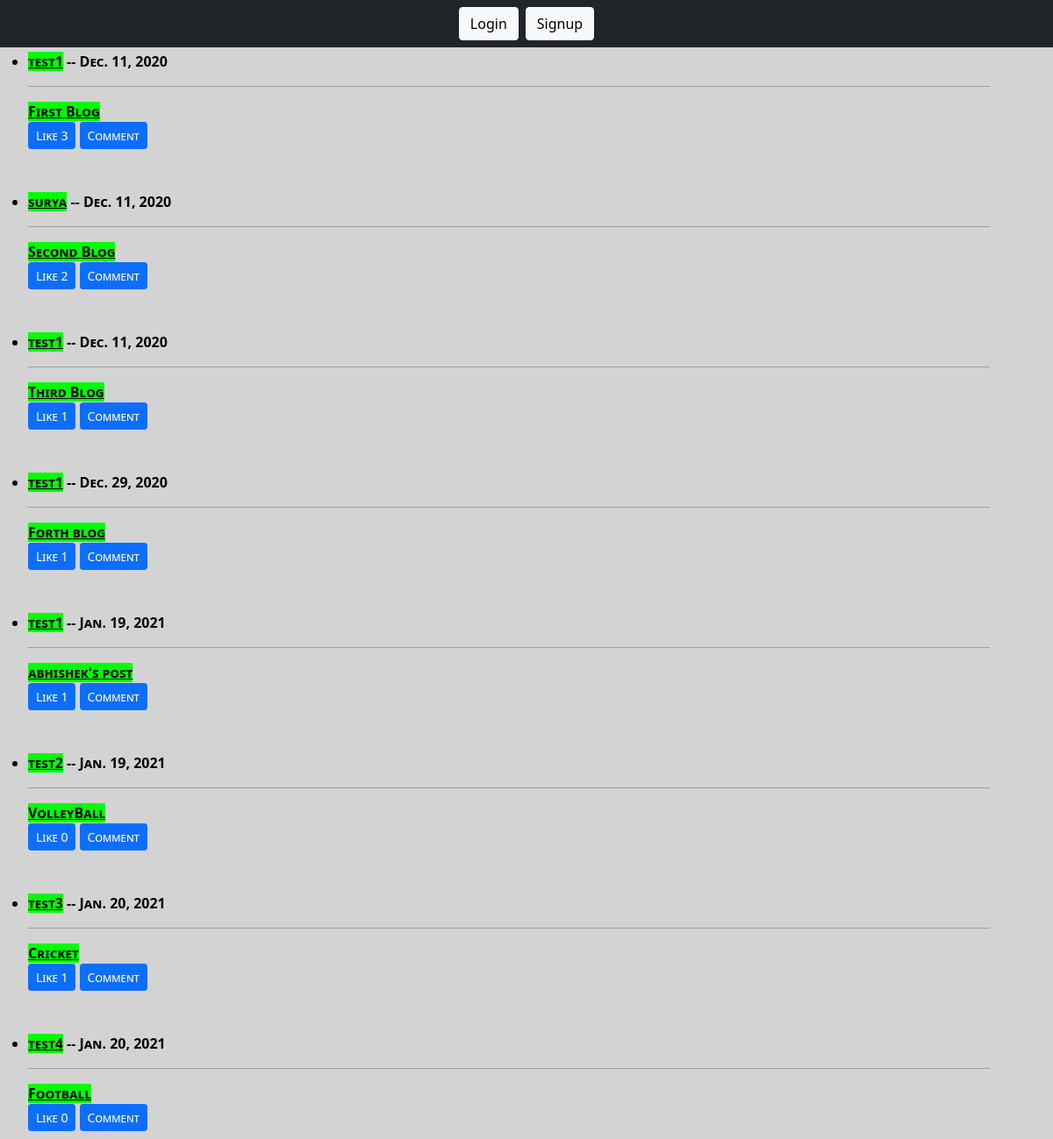
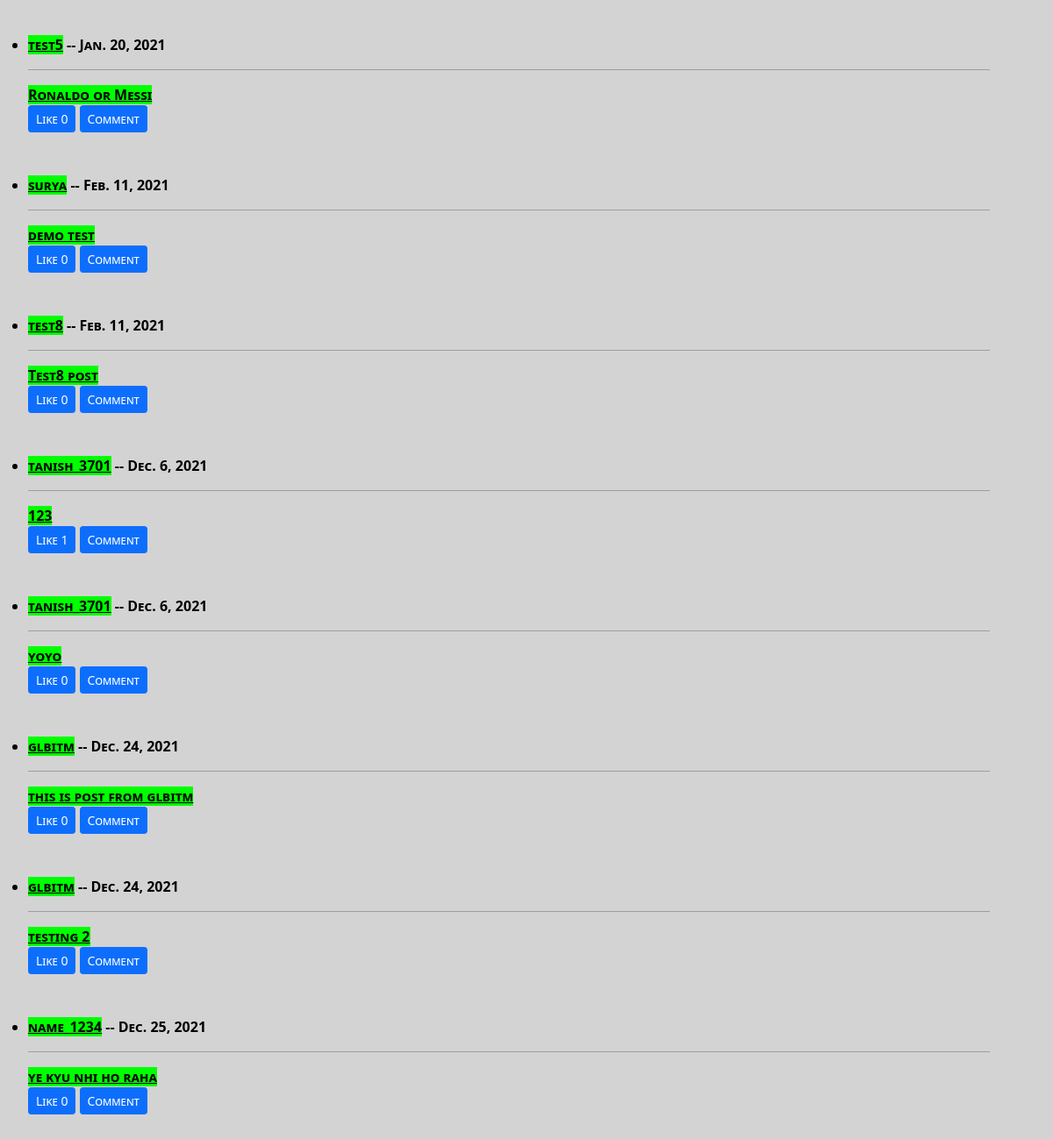
Screenshot of /blog/homeAll/ with the database file from the repository (2 pictures, top to bottom).
### blog/models.py (models this page shows, shortened)
class Post(models.Model):
    author=models.ForeignKey(User,on_delete=models.CASCADE)
    title=models.CharField(max_length=50)
    description=models.TextField(max_length=300)
    date=models.DateField(auto_now_add=True)
    like=models.ManyToManyField(User,related_name='blog_posts')

### blog/views.py (the view)
# urls.py: path('homeAll/',views.homeAll,name='homeAll'),
def homeAll(request):
    posts=Post.objects.all()
    data={'posts':posts}
    return render(request,'blog/allpost.html',data)

### blog/templates/blog/allpost.html (shortened to what this page needs)
{% extends 'blog/base.html' %}
{% block body %}
<ul>
    {% for post in posts %}
    <li style="font-style: Abril Fatface; color:black; font-weight:bolder;font-variant: small-caps;">
        {% if request.user.is_authenticated %}
            <a href="{% url 'userProfile' post.author %}" style="background-color:#ff42a1;color:black">{{post.author}}</a>
        {% else %}
            <a href="{% url 'userProfileAnony' post.author %}" style="background-color:#00FF00;color:black">{{post.author}}</a>
        {% endif %}
        -- {{post.date}} <hr>
        <a href="{% url 'details' post.id %}" style="background-color:#00FF00;color:black; border radius:20%">{{post.title}}</a>
        <br>
        <a href="{% url 'like' post.id %}" class="btn btn-primary btn-sm">Like {{ post.like.count }}</a>
        <a href="{% url 'cmnt' post.id %}" class="btn btn-primary btn-sm">Comment</a>
        <br><br><br>
    </li>
    {% endfor %}
</ul>
{% endblock body %}

### blog/templates/blog/base.html (shortened to what this page needs)
<!doctype html>
<html lang="en">
  <head>
    <link href="https://cdn.jsdelivr.net/npm/bootstrap@5.0.0-beta1/dist/css/bootstrap.min.css" rel="stylesheet">
  </head>
  <body>
<nav class="navbar navbar-expand-lg navbar-dark bg-dark mb-1">
  <div class="container-abc">
    {% if request.user.is_authenticated %}
      {% if request.user %}
        <a class="navbar-brand" href="#" style="margin-left: 2rem;">{{request.user}}</a>
      {% else %}
        <a class="navbar-brand" href="{% url 'homeAll' %}">G.L. Bajaj</a>
      {% endif %}
    <button class="navbar-toggler" type="button" data-bs-toggle="collapse" data-bs-target="#navbarSupportedContent" aria-controls="navbarSupportedContent" aria-expanded="false" aria-label="Toggle navigation">
      <span class="navbar-toggler-icon"></span>
    </button>
    <div class="collapse navbar-collapse" id="navbarSupportedContent">
      <ul class="navbar-nav me-auto mb-2 mb-lg-0">
        <li class="nav-item">
          <a class="nav-link active" aria-current="page" href="{% url 'orgAll' %}">Organization</a>
        </li>
        <li class="nav-item">
          <a class="nav-link active" aria-current="page" href="{% url 'homeAll' %}">All Posts</a>
        </li>
        <li class="nav-item">
          <a class="nav-link active" aria-current="page" href="{% url 'postfollowers' request.user %}">Posts of followers</a>
        </li>
        <li class="nav-item">
          <a class="nav-link active" aria-current="page" href="{% url 'home' %}">Home</a>
        </li>
        <li class="nav-item">
          <a class="nav-link active" href="{% url 'userProfile' request.user %}">Profile</a>
        </li>
        <li class="nav-item">
          <a class="nav-link active" href="{% url 'recipient' %}">Chat</a>
        </li>
        <li class="nav-item">
          <a class="nav-link active" href="{% url 'searchUser' %}">Search User</a>
        </li>
        <li class="nav-item"><a class="nav-link active" href="{% url 'changepass' %}" style="color: red;">Change Password</a></li>
         <li class="nav-item mx-1">
        <button type="button" class="btn btn-primary " data-bs-toggle="modal" data-bs-target="#PostModal" id="abc">
          Post
        </button>
        </li>
        <li class="nav-item">
              <a href="{% url 'logout' %}" type="button" class="btn btn-light ">Logout</a>
        </li>
        {% else %}
        <li class="nav-item mx-1">
        <button type="button" class="btn btn-light " data-bs-toggle="modal" data-bs-target="#LoginModal">
          Login
        </button>
        </li>
        <li class="nav-item mx-1">
          <a type="button" class="btn btn-light " href="{% url 'gotosignup' %}">Signup</a>
        </li>
        {% endif %}
    </div>
</nav>
<div class="container" style="margin-left: 0; padding-left: 0;">
  {% block body %}
{% endblock body %}
</div>
  </body>
</html>

### blog/templates/blog/base.html (style rules this page uses)
.nav-item { margin-left: 2vw; }
.container-abc { display: flex; flex-wrap: inherit; align-items: center; width: 100%; padding-right: var(--bs-gutter-x,.75rem); padding-left: var(--bs-gutter-x,.75rem); margin-right: auto; margin-left: auto; justify-content: center; list-style-type: none; }

### blog/templates/blog/allpost.html (style rules this page uses)
body { background-color: lightgray; }

### rows the page displays
Post: author "test1", date "Dec. 11, 2020", title "First Blog", like.count "3"
Post: author "surya", date "Dec. 11, 2020", title "Second Blog", like.count "2"
Post: author "test1", date "Dec. 11, 2020", title "Third Blog", like.count "1"
Post: author "test1", date "Dec. 29, 2020", title "Forth blog", like.count "1"
Post: author "test1", date "Jan. 19, 2021", title "abhishek's post", like.count "1"
Post: author "test2", date "Jan. 19, 2021", title "VolleyBall", like.count "0"
Post: author "test3", date "Jan. 20, 2021", title "Cricket", like.count "1"
Post: author "test4", date "Jan. 20, 2021", title "Football", like.count "0"
Post: author "test5", date "Jan. 20, 2021", title "Ronaldo or Messi", like.count "0"
Post: author "surya", date "Feb. 11, 2021", title "demo test", like.count "0"
Post: author "test8", date "Feb. 11, 2021", title "Test8 post", like.count "0"
Post: author "tanish_3701", date "Dec. 6, 2021", title "123", like.count "1"
Post: author "tanish_3701", date "Dec. 6, 2021", title "yoyo", like.count "0"
Post: author "glbitm", date "Dec. 24, 2021", title "this is post from glbitm", like.count "0"
Post: author "glbitm", date "Dec. 24, 2021", title "testing 2", like.count "0"
Post: author "name_1234", date "Dec. 25, 2021", title "ye kyu nhi ho raha", like.count "0"
